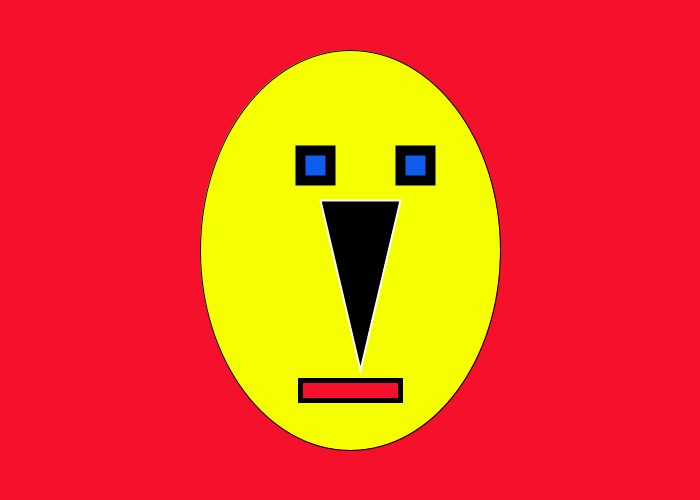
Frame 1 (no input)
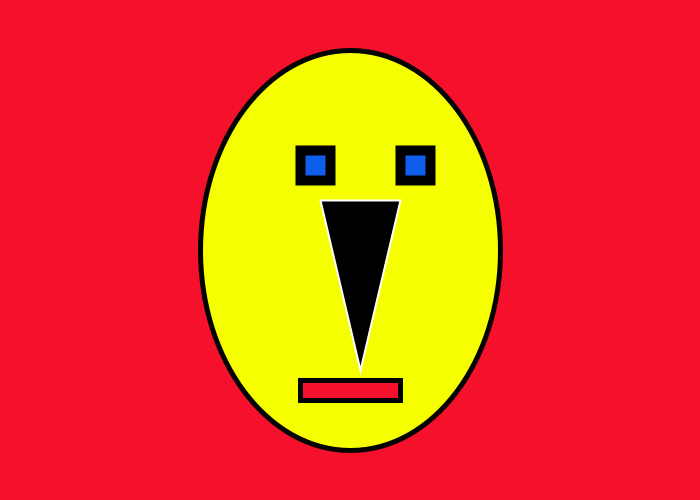
Frame 60 (the mouse pressed at the canvas centre just before this capture)
Frame 120 (the mouse held since frame 60 and released just before this capture): identical to frame 60, image omitted

The Processing sketch that drew these frames (run headless with seeded random() and noise(); from frame 60 on, the mouse is pressed at the canvas centre):

// Processing sketch: processing_84434
// ── processing_84434.pde

//header


//global variables

// setup
void setup(){
    //first set up
    //happen once
    size(700,500);
    smooth(); // anti-aliasing
}

// draw
void draw() {
  // 1 background color
  background(#f5102b);

  // 2 head with ellipse
  stroke(2);
  fill(#f6ff00); //yellow 
  ellipse(350, 250, 300, 400);  //location
  
  // 3 left eye
  fill(#0f5ded); //blue
  stroke(0); //black
  strokeWeight(10); //thickness of stroke
  rect(300, 150, 30, 30);
  
  // 4 right eye
  rect(400, 150, 30, 30);
  
  // 5 nose
  fill(0);
  stroke(255);
  strokeWeight(2);
  triangle(320, 200, 360, 370, 400, 200);
  
  // 6 mouth
  fill(#f5102b);
  stroke(0);
  strokeWeight(5);
  rect(300, 380, 100, 20);
  
}
